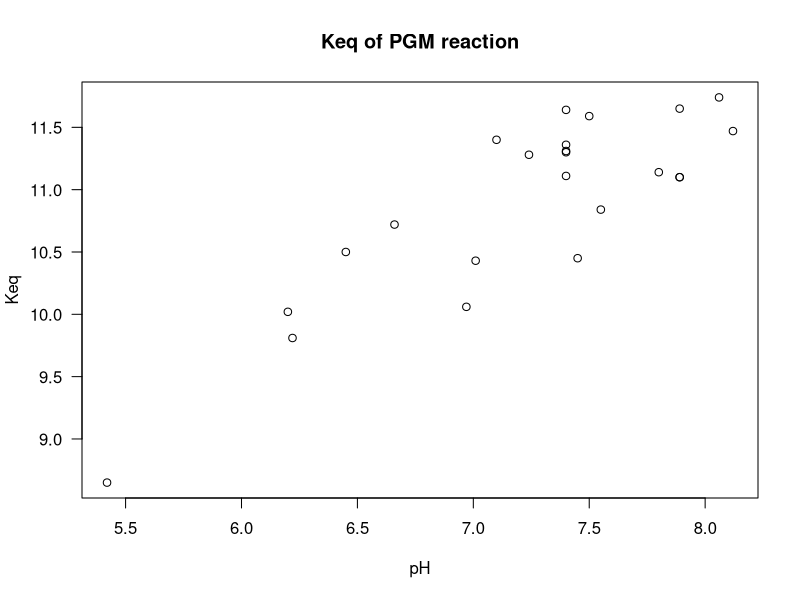
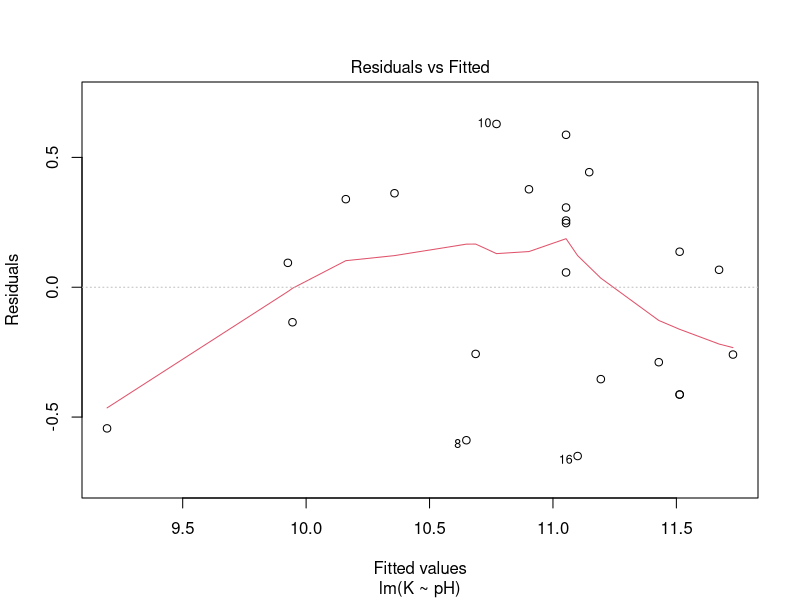
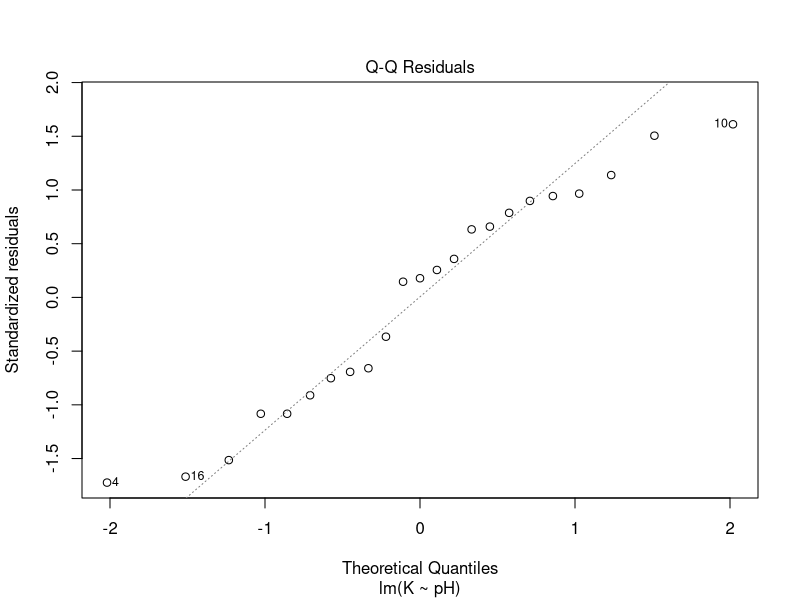
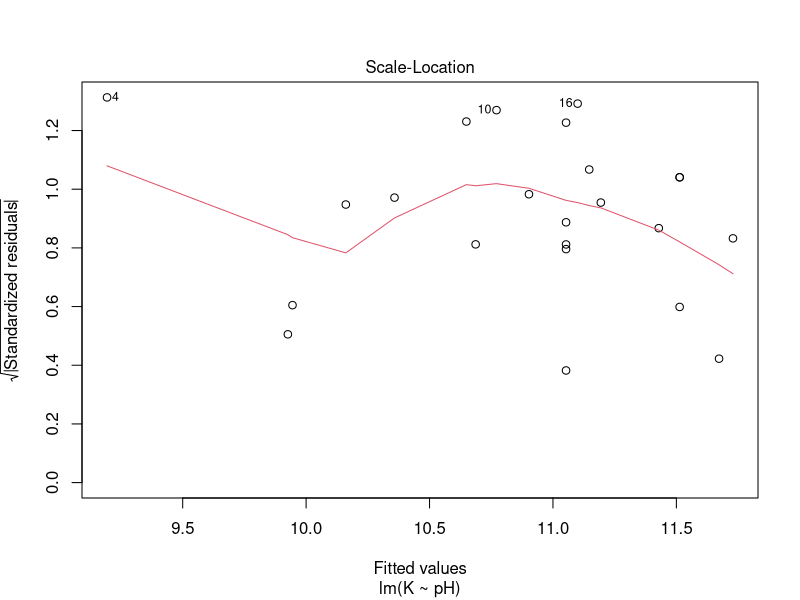
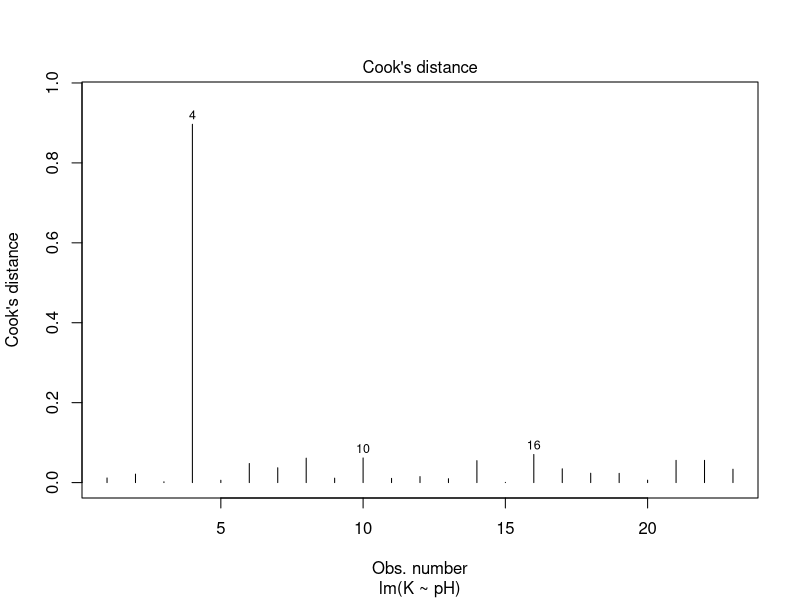
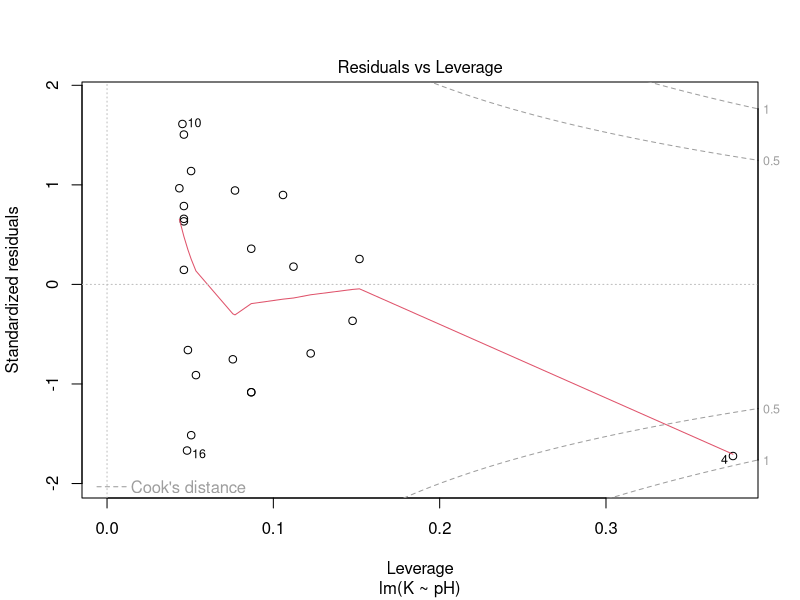
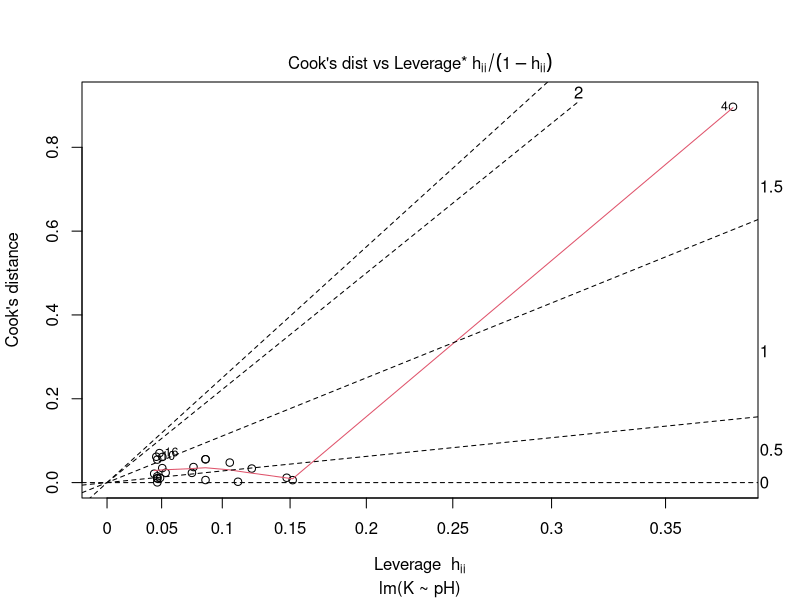
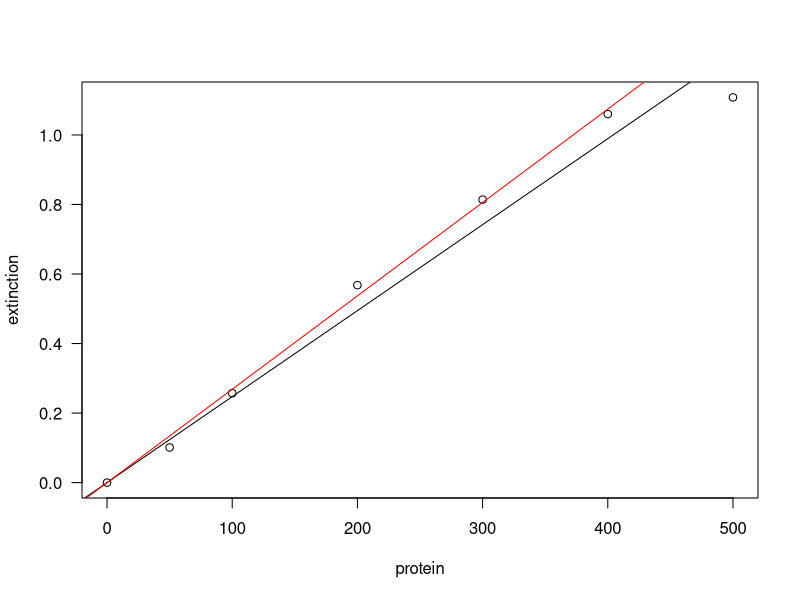

Write R code to recreate these figures, in order.
### Linear regressions

# Linear regression of Keq equilibrium constant as a function of pH
k <- read.table("Keq_PGM.txt",header=TRUE)
k
attach(k)
names(k)

plot(pH,K,type="p",las=1,ylab="Keq",main="Keq of PGM reaction")

model <- lm(K ~ pH)

# commands to get at the contents of our model
summary(model) # parameters, standard errors, F, p-value, and more
confint(model) # confidence intervals for the parameters
coef(model) # coefficients(model)
predict(model) # fitted(model) or fitted.values(model)
resid(model) # residuals(model)
influence.measures(model) # influence and leverage
plot(model, which=1:6) # up to 6 model checking diagnostics
abline(model) # quick way of plotting the regression line

# Linear regression of protein assay
prot <- read.table("protein_assay.txt",header=TRUE)
prot
attach(prot)
names(prot)
plot(protein,extinction,las=1,type="p")
model <- lm(extinction ~ 0 + protein) # this forces the intercept to 0
abline(model)
summary(model)
confint(model)
#plot(model, which=1:6)

# leave out the highest value
model <- lm(extinction ~ 0 + protein, subset=(protein<500))
abline(model,col="red")
summary(model)
confint(model)
#plot(model, which=1:6)

# from measured sample extinction to unknown concentration
e <- c(0.311, 0.728, 1.53)
p <- coef(model)
slope <- p[[1]]
slope
unknowns <- e/slope
unknowns


### Non-linear regressions

# Enzyme kinetics data, first linear, then Michaelis-Menten (MM), then substrate inhibition model
# LINEAR
act <- read.table("KMINDOL.txt",header=TRUE)
act
attach(act)
names(act)
s <- substrate_mM
a <- activity_U_per_mg
model <- lm(a ~ 0 + s) # force through origin
plot(s,a,las=1,type="p",xlim=c(0,10),ylim=c(0,6))
p <- coef(model)
k <- p[[1]]
x <- seq(0,10,length=200)
y <- k*x
lines(x,y,col="blue") # the linear model

plot(model, which=1:6)
plot(a,resid(model))
summary(model)
confint(model)
AIC(model)

# MM
model <- nls(a ~ (vm*s)/(ks+s),start=list(vm=6,ks=1))

p <- coef(model)
vm <- p[[1]]
ks <- p[[2]]
y <- (vm*x)/(ks+x)
lines(x,y,col="red")

# plot(model) # Doesn't work!!!
plot(a,resid(model))
summary(model)
confint(model)
AIC(model)

# Substrate inhibition
model <- nls(a ~ (vm*s)/(ks+s+s^2/kss),start=list(vm=6,ks=1,kss=10))
p <- coef(model)
vm <- p[[1]]
ks <- p[[2]]
kss <- p[[3]]
y <- (vm*x)/(ks+x+x^2/kss)
lines(x,y,col="green")

plot(a,resid(model))
summary(model)
confint(model)
AIC(model)

# Non-linear regression of Andreas' growth salt data
halo <- read.table("growth_salt.txt",header=TRUE)
halo
attach(halo)
names(halo)
plot(salt,growth,las=1,type="p",xlim=c(0,4),ylim=c(0,.5))

# Edwards
model <- nls(growth ~ (gm*salt)/(kn+salt) * exp(-salt/ki),start=list(gm=.5,kn=0.5,ki=2))

p <- coef(model)
gm <- p[[1]]
kn <- p[[2]]
ki <- p[[3]]
x <- seq(0,4,length=200)
y <- (gm*x)/(kn+x) * exp(-x/ki)
lines(x,y,col="red")

plot(growth,resid(model))
summary(model)
confint(model)
AIC(model)

# Yano Koga reduced
model <- nls(growth ~ (gm*salt)/(kn+salt+(salt^3/(k2^2))) ,start=list(gm=.5,kn=0.5,k2=2))

p <- coef(model)
gm <- p[[1]]
kn <- p[[2]]
k2 <- p[[3]]
x <- seq(0,4,length=200)
y <- (gm*x)/(kn+x+(x^3/(k2^2)))
lines(x,y,col="blue")

plot(growth,resid(model))
summary(model)
confint(model)
AIC(model)
